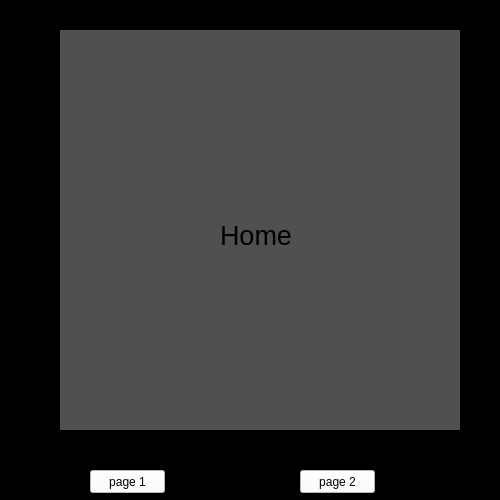
<?xml version="1.0" encoding="UTF-8"?>
<ui version="4.0">
 <class>image_w</class>
 <widget class="QMainWindow" name="image_w">
  <property name="geometry">
   <rect>
    <x>0</x>
    <y>0</y>
    <width>500</width>
    <height>500</height>
   </rect>
  </property>
  <property name="minimumSize">
   <size>
    <width>500</width>
    <height>500</height>
   </size>
  </property>
  <property name="maximumSize">
   <size>
    <width>500</width>
    <height>500</height>
   </size>
  </property>
  <property name="windowTitle">
   <string>MainWindow</string>
  </property>
  <property name="styleSheet">
   <string notr="true">background-color: rgb(0, 0, 0);</string>
  </property>
  <widget class="QWidget" name="main">
   <property name="minimumSize">
    <size>
     <width>500</width>
     <height>500</height>
    </size>
   </property>
   <property name="maximumSize">
    <size>
     <width>500</width>
     <height>500</height>
    </size>
   </property>
   <widget class="QStackedWidget" name="container">
    <property name="geometry">
     <rect>
      <x>60</x>
      <y>30</y>
      <width>400</width>
      <height>400</height>
     </rect>
    </property>
    <property name="minimumSize">
     <size>
      <width>400</width>
      <height>400</height>
     </size>
    </property>
    <property name="maximumSize">
     <size>
      <width>400</width>
      <height>400</height>
     </size>
    </property>
    <property name="styleSheet">
     <string notr="true">background-color: rgb(80, 80, 80);</string>
    </property>
    <property name="currentIndex">
     <number>0</number>
    </property>
    <widget class="QWidget" name="home_page">
     <widget class="QLabel" name="label_2">
      <property name="geometry">
       <rect>
        <x>160</x>
        <y>190</y>
        <width>81</width>
        <height>31</height>
       </rect>
      </property>
      <property name="font">
       <font>
        <pointsize>20</pointsize>
       </font>
      </property>
      <property name="text">
       <string>Home</string>
      </property>
     </widget>
    </widget>
    <widget class="QWidget" name="filter_page">
     <widget class="QWidget" name="layoutWidget">
      <property name="geometry">
       <rect>
        <x>80</x>
        <y>40</y>
        <width>261</width>
        <height>311</height>
       </rect>
      </property>
      <layout class="QGridLayout" name="gridLayout">
       <item row="1" column="0">
        <widget class="QPushButton" name="pushButton">
         <property name="styleSheet">
          <string notr="true">background-color: rgb(255, 255, 255);</string>
         </property>
         <property name="text">
          <string>Glasses</string>
         </property>
        </widget>
       </item>
       <item row="2" column="0">
        <widget class="QPushButton" name="pushButton_2">
         <property name="styleSheet">
          <string notr="true">background-color: rgb(255, 255, 255);</string>
         </property>
         <property name="text">
          <string>Blur</string>
         </property>
        </widget>
       </item>
       <item row="0" column="0">
        <widget class="QLabel" name="label">
         <property name="styleSheet">
          <string notr="true">background-color: rgb(255, 255, 255);</string>
         </property>
         <property name="text">
          <string/>
         </property>
        </widget>
       </item>
      </layout>
     </widget>
    </widget>
   </widget>
   <widget class="QPushButton" name="move1">
    <property name="geometry">
     <rect>
      <x>90</x>
      <y>470</y>
      <width>75</width>
      <height>23</height>
     </rect>
    </property>
    <property name="styleSheet">
     <string notr="true">background-color: rgb(255, 255, 255);</string>
    </property>
    <property name="text">
     <string>page 1</string>
    </property>
   </widget>
   <widget class="QPushButton" name="move2">
    <property name="geometry">
     <rect>
      <x>300</x>
      <y>470</y>
      <width>75</width>
      <height>23</height>
     </rect>
    </property>
    <property name="styleSheet">
     <string notr="true">background-color: rgb(255, 255, 255);</string>
    </property>
    <property name="text">
     <string>page 2</string>
    </property>
   </widget>
  </widget>
 </widget>
 <resources/>
 <connections/>
</ui>
